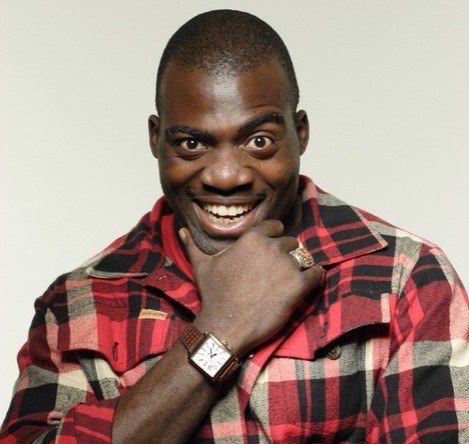
%> input picture boby.png, 469 x 444 px
$ octave kadai2.m   (GNU Octave 9; MATLAB toolbox functions it lacks are replaced by stand-ins)
%> lines starting %> are read from the running program, lines starting %| are printed output that depends on the picture; in (x1, y1, x2, y2) boxes, pixels count from 0 and x2, y2 are one past the last pixel; in counts of white or black regions, pixels touching at a corner belong together; the program's own positions count from 1
% 課題２　階調数と疑似輪郭
% ２階調，４階調，８階調の画像を生成する．

clear; % 変数のオールクリア

ORG=imread('boby.png'); % 原画像の入力
%> ORG is the input picture: size 444x469x3 uint8; mean R, G, B 160.8, 138, 128.5
ORG = rgb2gray(ORG); colormap(gray); colorbar;
%> after `ORG = rgb2gray(ORG)`:
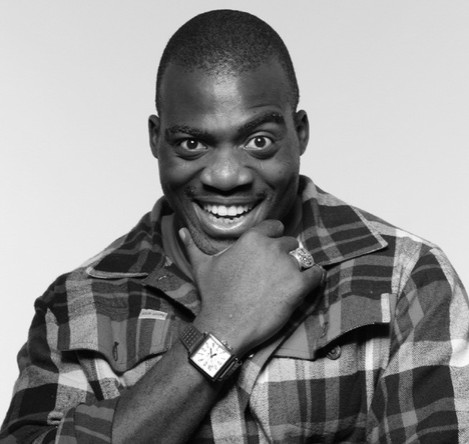
%> ORG: size 444x469 uint8; min 0, max 255, mean 143.8
imagesc(ORG); axis image; % 画像の表示
pause; % 一時停止

% ２階調画像の生成
IMG = ORG>128;
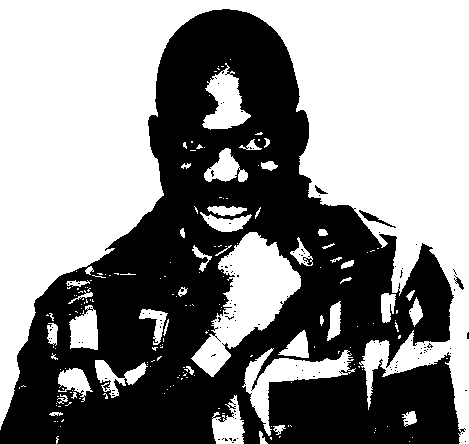
%> IMG: size 444x469 logical; 54.2% white; 124 black regions (120 under 20 px), largest, box (x1, y1, x2, y2) and area: (0, 9, 466, 444) 94963, (359, 210, 396, 228) 140, (454, 275, 464, 290) 52, (315, 185, 328, 194) 44
imagesc(IMG); colormap(gray); colorbar;  axis image;
pause;

% ４階調画像の生成
IMG0 = ORG>64;
%> IMG0: size 444x469 logical; 76.8% white; 226 black regions (191 under 20 px), largest, box (x1, y1, x2, y2) and area: (18, 10, 316, 377) 22037, (130, 235, 396, 444) 6697, (285, 371, 378, 444) 3638
IMG1 = ORG>128;
IMG2 = ORG>192;
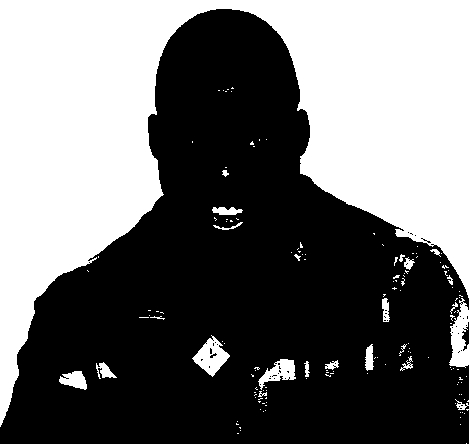
%> IMG2: size 444x469 logical; 42.7% white; 147 white regions (123 under 20 px), largest, box (x1, y1, x2, y2) and area: (0, 0, 469, 427) 84758, (449, 298, 469, 368) 867, (192, 335, 230, 377) 764
IMG = IMG0 + IMG1 + IMG2;
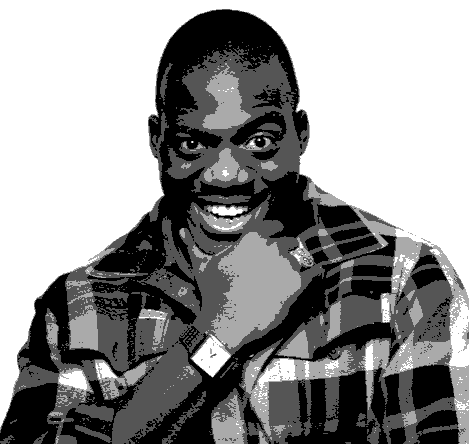
%> IMG: size 444x469 double; min 0, max 3, mean 1.74; drawn with min black and max white
imagesc(IMG); colormap(gray); colorbar;  axis image;

% ８階調画像の生成
IMG0 = ORG>32;
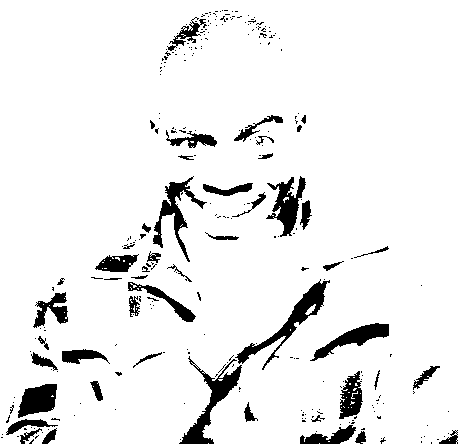
%> IMG0: size 444x469 logical; 92.9% white; 282 black regions (233 under 20 px), largest, box (x1, y1, x2, y2) and area: (235, 279, 330, 370) 1435, (179, 356, 242, 444) 1353, (153, 176, 207, 262) 1095
IMG1 = ORG>64;
IMG2 = ORG>128;
IMG3 = ORG>192;
IMG4 = ORG>224;
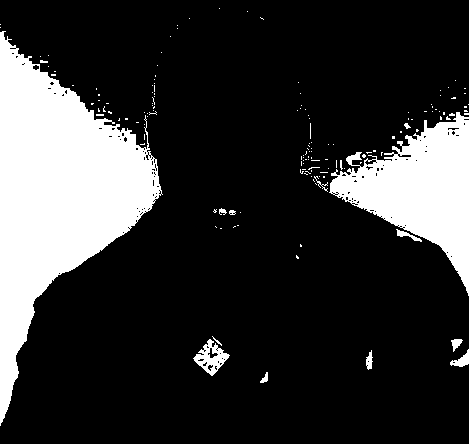
%> IMG4: size 444x469 logical; 20% white; 150 white regions (137 under 20 px), largest, box (x1, y1, x2, y2) and area: (0, 31, 163, 426) 28326, (329, 112, 469, 296) 11633, (193, 339, 230, 376) 587
IMG5 = ORG>256;
%> IMG5: size 444x469 logical; every value is 0
IMG = IMG0 + IMG1 + IMG2 + IMG3 + IMG4 + IMG5;imagesc(IMG);
%> after `IMG = IMG0 + IMG1 + IMG2 + IMG3 + IMG4 + IMG5`:
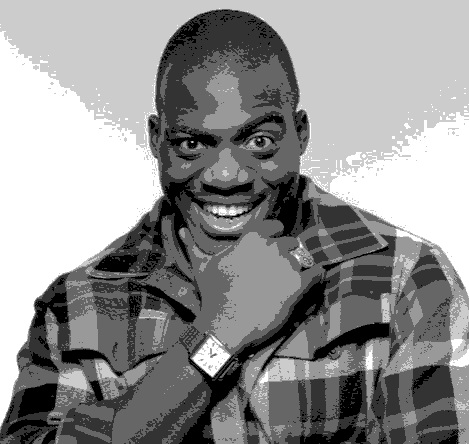
%> IMG: size 444x469 double; min 0, max 5, mean 2.87; drawn with min black and max white
colormap(gray); colorbar;
axis image;
